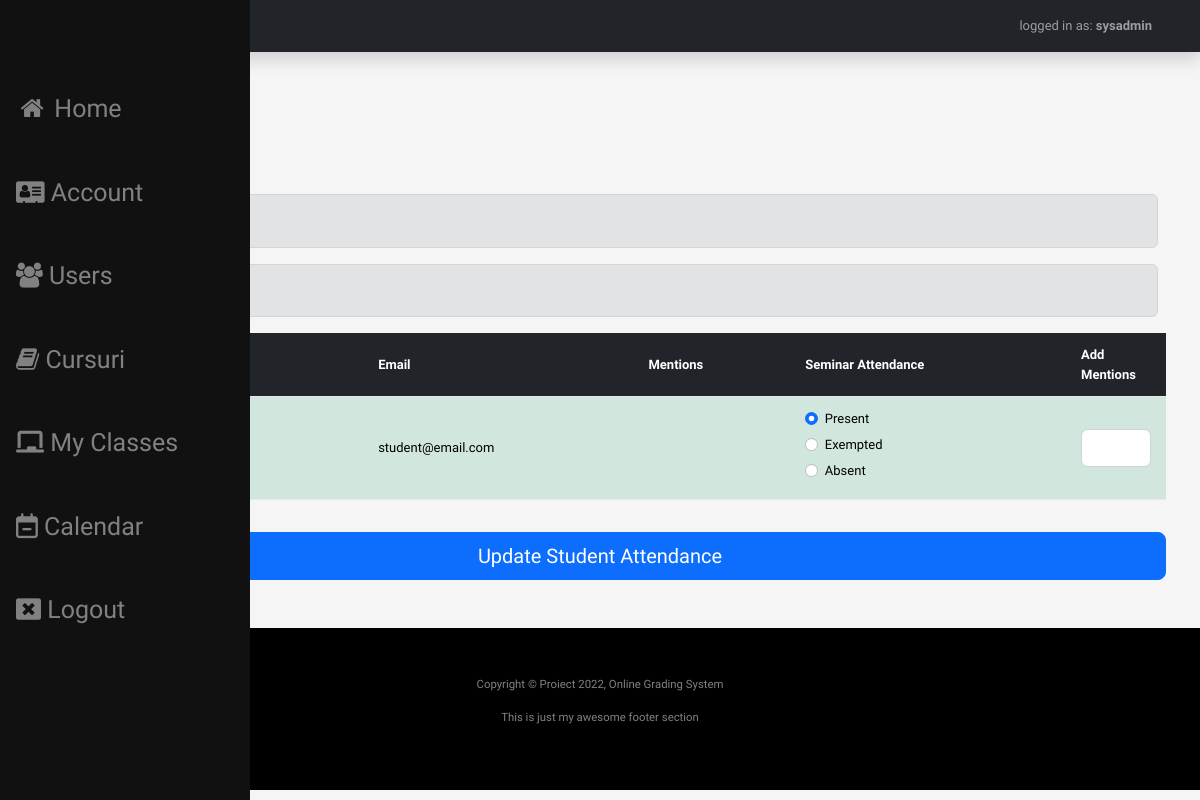
The page /seminar.php?sid=1 (signed in) on the database its author committed.
### tables this page shows
CREATE TABLE `users_classes` (
  `id_user` int(11) NOT NULL,
  `id_class` int(11) NOT NULL
);

CREATE TABLE `users` (
  `id_user` int(11) NOT NULL,
  `id_role` int(11) NOT NULL,
  `username` varchar(32) NOT NULL,
  `password` varchar(32) NOT NULL,
  `first_name` varchar(32) NOT NULL,
  `last_name` varchar(32) NOT NULL,
  `email` varchar(64) NOT NULL,
  `reg_date` datetime NOT NULL
);

CREATE TABLE `seminar_attendance` (
  `id_seminar` int(11) NOT NULL,
  `id_user` int(11) NOT NULL,
  `is_present` tinyint(4) NOT NULL,
  `date` datetime NOT NULL,
  `last_modified` datetime NOT NULL,
  `mentions` varchar(256) DEFAULT NULL
);

### functions.php (called while the page is built, shortened)
<?php
function sanitizare($string) {
    $string=trim($string);
    $string=stripslashes($string);
    $string=htmlspecialchars($string);
    return $string;
}
function userIsTeacher() {
    if (isset($_SESSION["valid"]) && isset($_SESSION["idRol"]) && $_SESSION["idRol"] <= 3) {
        return true;
    }
    return false;
}
function userIsStudent() {
    if (isset($_SESSION["valid"]) && isset($_SESSION["idRol"]) && $_SESSION["idRol"] <= 4) {
        return true;
    }
    return false;
}
?>

### seminar.php (the view, shortened to what this page needs)
<?php
require_once 'functions.php';
require_once 'temp-header.php';
require_once 'temp-sidenav.php';
require_once 'temp-dashboard-header.php';
require_once 'config.php';
$sid = sanitizare($_GET['sid']);
$sql = "SELECT s.id_class, s.seminar_name, s.seminar_date FROM seminar s WHERE s.id_seminar = $sid";
$result = mysqli_query($conn, $sql);
$row = mysqli_fetch_assoc($result);
$cid = $row['id_class'];
?>
<div class="container">
    <div class="row">
        <div class="col">
            <h2>Seminar</h2>
            <h4><?php echo $row['seminar_name'] ?></h4>
            <p><?php echo $row['seminar_date'] ?></p>
            <?php if (userIsStudent()) { ?>
            <div class="alert alert-secondary" role="alert">
                <strong>View Attendances/Grades</strong>
            </div>
            <?php } ?>
            <?php if (userIsTeacher()) { ?>
            <div class="alert alert-secondary" role="alert">
                <strong>Add Attendances/Grades</strong>
            </div>
            <form class="row g-3" method="post" action="<?php echo htmlspecialchars($_SERVER['PHP_SELF']) ?>">
                <table class="table table-hover">
                    <thead class="table-dark">
                        <tr>
                            <th scope="col">Status</th>
                            <th>Student Full Name</th>
                            <th>Email</th>
                            <th>Mentions</th>
                            <th>Seminar Attendance</th>
                            <th>Add Mentions</th>
                        </tr>
                    </thead>
                    <tbody>
                <?php
                    $sql = "SELECT uc.id_user, CONCAT(u.first_name, ' ', u.last_name) as full_name, u.email FROM users_classes uc JOIN users u ON u.id_user = uc.id_user WHERE uc.id_class = $cid AND u.id_role = 4";
                    $result = mysqli_query($conn, $sql);
                    $students = mysqli_fetch_all($result, MYSQLI_ASSOC);
                    while ($student = array_shift($students)) {
                        $student_id = $student['id_user'];
                        $sql_get_attendence = "SELECT sa.id_user, sa.is_present, sa.mentions FROM seminar_attendance sa WHERE id_user = $student_id AND id_seminar = $sid";
                        $result_attendace = mysqli_query($conn, $sql_get_attendence);
                        $row_attendance = mysqli_fetch_assoc($result_attendace);
                        if ($row_attendance['id_user'] == $student_id) {
                            if ($row_attendance['is_present'] == 1) {
                                echo '<tr class="table-success"><td>';
                                $status = 1;
                            } else if ($row_attendance['is_present'] == 2) {
                                echo '<tr class="table-warning"><td>';
                                echo 'Exempted';
                                $status = 2;
                            } else {
                                echo '<tr class="table-danger"><td>';
                                echo 'Absent';
                                $status = 0;
                            }
                        } else {
                            echo '<tr class="table-danger"><td>';
                            echo 'Absent';
                            $status = 0;
                        } ?>
                            </td>
                            <td><?php echo $student['full_name']; ?></td>
                            <td><?php echo $student['email']; ?></td>
                            <td><?php echo $row_attendance['mentions']; ?></td>
                            <td>
                                <div class="form-check">
                                    <input class="form-check-input" type="radio" name="attendance[<?php echo $student_id ?>]" id="attendance-p-<?php echo $student_id ?>" value="1" <?php if ($status == 1) echo "checked"; ?> />
                                    <label class="form-check-label" for="attendance-p-<?php echo $student_id ?>">Present</label>
                                </div>
                                <div class="form-check">
                                    <input class="form-check-input" type="radio" name="attendance[<?php echo $student_id ?>]" id="attendance-e-<?php echo $student_id ?>" value="2" <?php if ($status == 2) echo "checked"; ?> />
                                    <label class="form-check-label" for="attendance-e-<?php echo $student_id ?>">Exempted</label>
                                </div>
                                <div class="form-check">
                                    <input class="form-check-input" type="radio" name="attendance[<?php echo $student_id ?>]" id="attendance-a-<?php echo $student_id ?>" value="0" <?php if ($status == 0) echo "checked"; ?> />
                                    <label class="form-check-label" for="attendance-a-<?php echo $student_id ?>">Absent</label>
                                </div>
                            </td>
                            <td>
                                <div>
                                  <input type="text" class="form-control" name="mentions[]" value="<?php if ($row_attendance['mentions']) { echo $row_attendance['mentions']; } ?>">
                                </div>
                            </td>
                        </tr>
                        <?php } ?>
                    </tbody>
                </table>
                <button type="submit" class="btn btn-lg btn-primary" name="update-seminar-attendance">Update Student Attendance</button>
            </form>
        <?php }  ?>
        </div>
    </div>
</div>
<?php require_once 'temp-footer.php'; ?>

### css/users2.css (style rules this page uses)
body { color: #566787; background: #f5f5f5; font-family: 'Varela Round', sans-serif; font-size: 13px; }
table.table tr th, table.table tr td { border-color: #e9e9e9; padding: 12px 15px; vertical-align: middle; }
table.table tr th:first-child { width: 60px; }
table.table tr th:last-child { width: 100px; }

### rows shown on the page
users_classes: id_user.email "student@email.com"
seminar_attendance: is_present "☑ Present", is_present "☐ Exempted", is_present "☐ Absent"

### other values the page prints
$_SESSION["Username"] "sysadmin"
